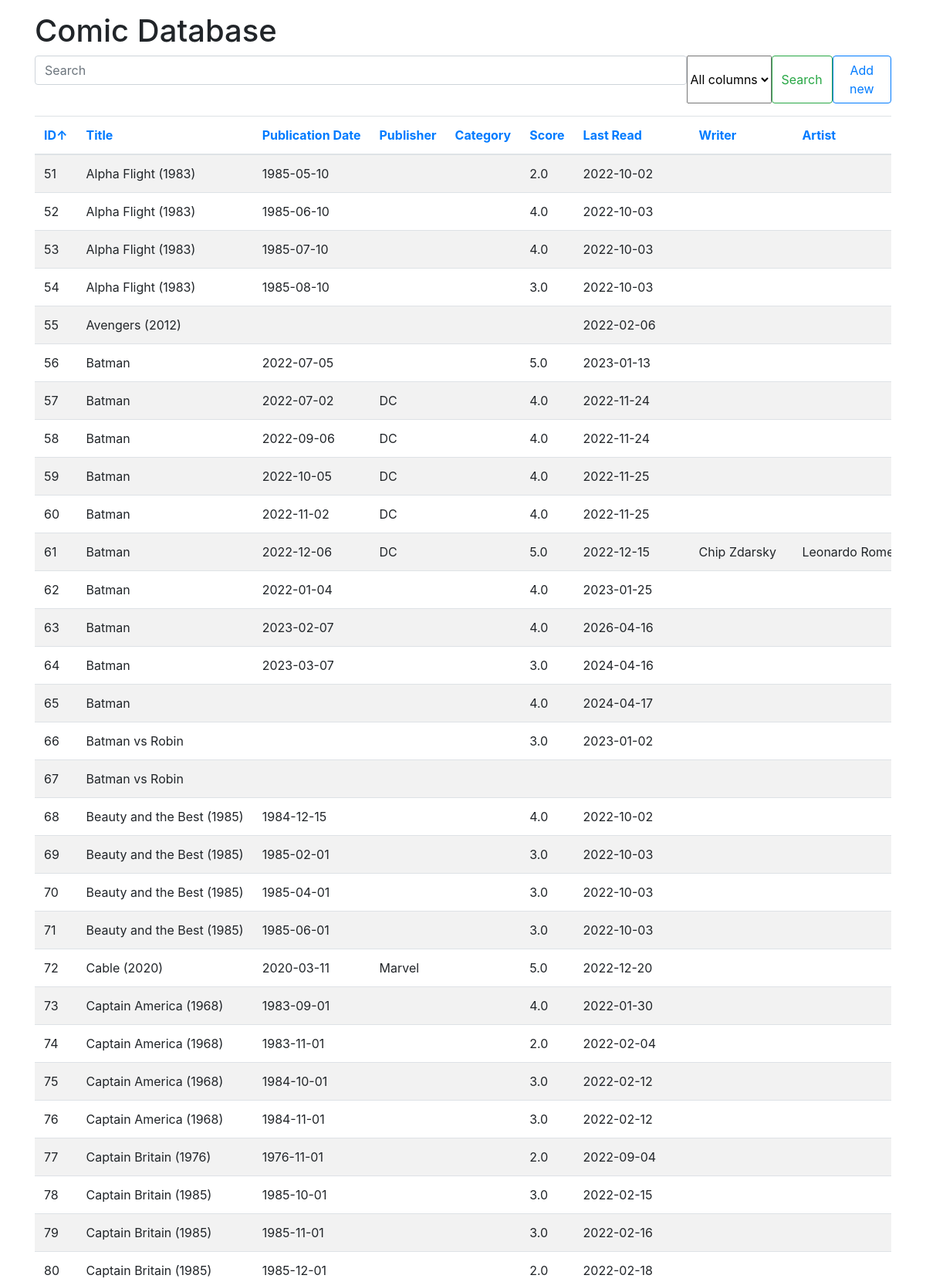
Screenshot of /?sort_by=id&sort_order=asc&limit=50&page=2 (upper part) with the database file from the repository.
### tables this page shows
CREATE TABLE comics
             (id INTEGER PRIMARY KEY,
              title TEXT,
              publication_date DATE,
              publisher TEXT,
              category TEXT,
              score REAL,
              last_read DATE,
              writer TEXT,
              artist TEXT,
              editor TEXT,
              comment TEXT);

### app.py (the view)
@app.route('/')
def index():
    conn = sqlite3.connect('Comics.sqlite')
    c = conn.cursor()
    limit = request.args.get('limit', 50, type=int)
    sort_by = request.args.get('sort_by', 'id')
    sort_order = request.args.get('sort_order', 'asc')
    c.execute("SELECT COUNT(*) FROM comics")
    total_records = c.fetchone()[0]
    total_pages = math.ceil(total_records / limit)
    current_page = int(request.args.get('page', 1))
    offset = (current_page - 1) * limit
    search_query = request.args.get('query', '').strip()
    search_column = request.args.get('column', 'all')
    if search_query:
        if search_column == 'all':
            sql_query = f"SELECT * FROM comics WHERE title LIKE ? OR publisher LIKE ? OR category LIKE ? OR writer LIKE ? OR artist LIKE ? OR editor LIKE ? OR comment LIKE ? ORDER BY {sort_by} {sort_order}"
            params = (f"%{search_query}%", f"%{search_query}%", f"%{search_query}%", f"%{search_query}%", f"%{search_query}%", f"%{search_query}%", f"%{search_query}%")
        else:
            sql_query = f"SELECT * FROM comics WHERE {search_column} LIKE ? ORDER BY {sort_by} {sort_order}"
            params = (f"%{search_query}%",)
            print("sql_query:", sql_query)
            print("params:", params)
        c.execute(sql_query, params)
        rows = c.fetchall()
        count_query = sql_query.replace('SELECT *', 'SELECT COUNT(*)').split('ORDER BY')[0]
        count_params = params
        c.execute(count_query, count_params)
        total_records = c.fetchone()[0]
        total_pages = math.ceil(total_records / limit)
    else:
        sql_query = f"SELECT * FROM comics ORDER BY {sort_by} {sort_order} LIMIT ? OFFSET ?"
        params = (limit, offset)
        c.execute(sql_query, params)
        rows = c.fetchall()
        print("rows:", rows)
        print("sort_by:", sort_by)
        print("sort_order:", sort_order)
        print("limit:", limit)
        print("current_page:", current_page)
        print("search_query:", search_query)
        print("search_column:", search_column)
    return render_template('index.html', rows=rows, sort_by=sort_by, sort_order=sort_order, limit=limit,
                           current_page=current_page, total_pages=total_pages, search_query=search_query,
                           search_column=search_column)

### app.py (called while the page is built)
def toggle_sort_order(column):
    sort_by = request.args.get('sort_by', 'id')
    sort_order = request.args.get('sort_order', 'asc')
    if sort_by == column:
        sort_order = 'desc' if sort_order == 'asc' else 'asc'
    return f"&sort_by={column}&sort_order={sort_order}"

@app.context_processor
def inject_toggle_sort_order():
    return dict(toggle_sort_order=toggle_sort_order)

### templates/index.html (shortened to what this page needs)
<!DOCTYPE html>
<html>
  <head>
    <link rel="stylesheet" href ="https://stackpath.bootstrapcdn.com/bootstrap/4.3.1/css/bootstrap.min.css">
    <link rel="stylesheet" type="text/css" href="{{ url_for('static', filename='custom.css') }}">
  </head>
  <body>
<div class="container mt-3">
  <h1>Comic Database</h1>
  <div class="row">
    <div class="col-md-12">
      <form method="GET" action="{{ url_for('index') }}" class="d-flex">
        <input class="form-control me-2" type="search" placeholder="Search" name="query" value="{{ search_query }}" />
        <select class="form-select me-2" name="column">
          <option value="all" {% if search_column == 'all' %}selected{% endif %}>All columns</option>
        </select>
        <button class="btn btn-outline-success me-2" type="submit">Search</button>
        <a href="{{ url_for('add_new') }}" class="btn btn-outline-primary">Add new</a>
      </form>
    </div>
  </div>
      <div class="table-responsive mt-3">
        <table class="table table-striped table-hover">
          <thead>
            <tr>
              <th>
                <a href="?sort_by=id{{ toggle_sort_order('id') }}">
                ID{% if sort_by == 'id' %}{% if sort_order == 'asc' %}&uarr;{% else %}&darr;{% endif %}{% endif %}
                </a>
              </th>
              <th>
                <a href="?sort_by=title{{ toggle_sort_order('title') }}">
                Title{% if sort_by == 'title' %}{% if sort_order == 'asc' %}&uarr;{% else %}&darr;{% endif %}{% endif %}
                </a>
              </th>
              <th class="nowrap">
                <a href="?sort_by=publication_date{{ toggle_sort_order('publication_date') }}">
                Publication Date{% if sort_by == 'publication_date' %}{% if sort_order == 'asc' %}&uarr;{% else %}&darr;{% endif %}{% endif %}
                </a>
              </th>
              <th>
                <a href="?sort_by=publisher{{ toggle_sort_order('publisher') }}">
                Publisher{% if sort_by == 'publisher' %}{% if sort_order == 'asc' %}&uarr;{% else %}&darr;{% endif %}{% endif %}
                </a>
              </th>
              <th>
                <a href="?sort_by=category{{ toggle_sort_order('category') }}">
                Category{% if sort_by == 'category' %}{% if sort_order == 'asc' %}&uarr;{% else %}&darr;{% endif %}{% endif %}
                </a>
              </th>
              <th>
                <a href="?sort_by=score{{ toggle_sort_order('score') }}">
                Score{% if sort_by == 'score' %}{% if sort_order == 'asc' %}&uarr;{% else %}&darr;{% endif %}{% endif %}
                </a>
              </th>
              <th class="nowrap">
                <a href="?sort_by=last_read{{ toggle_sort_order('last_read') }}">
              Last Read{% if sort_by == 'last_read' %}{% if sort_order == 'asc' %}&uarr;{% else %}&darr;{% endif %}{% endif %}
                </a>
              </th>
              <th>
                <a href="?sort_by=writer{{ toggle_sort_order('writer') }}">
              Writer{% if sort_by == 'writer' %}{% if sort_order == 'asc' %}&uarr;{% else %}&darr;{% endif %}{% endif %}
                </a>
              </th>
              <th>
                <a href="?sort_by=artist{{ toggle_sort_order('artist') }}">
                Artist{% if sort_by == 'artist' %}{% if sort_order == 'asc' %}&uarr;{% else %}&darr;{% endif %}{% endif %}
                </a>
              </th>
            </tr>
          </thead>
          <tbody>
            {% for row in rows %}
            <tr>
              <td>{{ row[0] }}</td>
              <td>{{ row[1] }}</td>
              <td>{{ row[2] }}</td>
              <td>{{ row[3] }}</td>
              <td>{{ row[4] }}</td>
              <td>{{ row[5] }}</td>
              <td>{{ row[6] }}</td>
              <td>{{ row[7] }}</td>
              <td>{{ row[8] }}</td>
            </tr>
            {% endfor %}
          </tbody>
        </table>
      </div>
</div>
  </body>
</html>

### static/custom.css (style rules this page uses)
table { width: 100%; overflow-x: auto; min-width: max-content; }
.nowrap { white-space: nowrap; }
th:nth-child(7), td:nth-child(7) { width: 150px; }

### rows the page displays
comics: id "51", title "Alpha Flight (1983)", publication_date "1985-05-10", score "2.0", last_read "2022-10-02"
comics: id "52", title "Alpha Flight (1983)", publication_date "1985-06-10", score "4.0", last_read "2022-10-03"
comics: id "53", title "Alpha Flight (1983)", publication_date "1985-07-10", score "4.0", last_read "2022-10-03"
comics: id "54", title "Alpha Flight (1983)", publication_date "1985-08-10", score "3.0", last_read "2022-10-03"
comics: id "55", title "Avengers (2012)", last_read "2022-02-06"
comics: id "56", title "Batman", publication_date "2022-07-05", score "5.0", last_read "2023-01-13"
comics: id "57", title "Batman", publication_date "2022-07-02", publisher "DC", score "4.0", last_read "2022-11-24"
comics: id "58", title "Batman", publication_date "2022-09-06", publisher "DC", score "4.0", last_read "2022-11-24"
comics: id "59", title "Batman", publication_date "2022-10-05", publisher "DC", score "4.0", last_read "2022-11-25"
comics: id "60", title "Batman", publication_date "2022-11-02", publisher "DC", score "4.0", last_read "2022-11-25"
comics: id "61", title "Batman", publication_date "2022-12-06", publisher "DC", score "5.0", last_read "2022-12-15", writer "Chip Zdarsky", artist "Leonardo…"
comics: id "62", title "Batman", publication_date "2022-01-04", score "4.0", last_read "2023-01-25"
comics: id "63", title "Batman", publication_date "2023-02-07", score "4.0", last_read "2026-04-16"
comics: id "64", title "Batman", publication_date "2023-03-07", score "3.0", last_read "2024-04-16"
comics: id "65", title "Batman", score "4.0", last_read "2024-04-17"
comics: id "66", title "Batman vs Robin", score "3.0", last_read "2023-01-02"
comics: id "67", title "Batman vs Robin"
comics: id "68", title "Beauty and the Best (1985)", publication_date "1984-12-15", score "4.0", last_read "2022-10-02"
comics: id "69", title "Beauty and the Best (1985)", publication_date "1985-02-01", score "3.0", last_read "2022-10-03"
comics: id "70", title "Beauty and the Best (1985)", publication_date "1985-04-01", score "3.0", last_read "2022-10-03"
comics: id "71", title "Beauty and the Best (1985)", publication_date "1985-06-01", score "3.0", last_read "2022-10-03"
comics: id "72", title "Cable (2020)", publication_date "2020-03-11", publisher "Marvel", score "5.0", last_read "2022-12-20"
comics: id "73", title "Captain America (1968)", publication_date "1983-09-01", score "4.0", last_read "2022-01-30"
comics: id "74", title "Captain America (1968)", publication_date "1983-11-01", score "2.0", last_read "2022-02-04"
comics: id "75", title "Captain America (1968)", publication_date "1984-10-01", score "3.0", last_read "2022-02-12"
comics: id "76", title "Captain America (1968)", publication_date "1984-11-01", score "3.0", last_read "2022-02-12"
comics: id "77", title "Captain Britain (1976)", publication_date "1976-11-01", score "2.0", last_read "2022-09-04"
comics: id "78", title "Captain Britain (1985)", publication_date "1985-10-01", score "3.0", last_read "2022-02-15"
comics: id "79", title "Captain Britain (1985)", publication_date "1985-11-01", score "3.0", last_read "2022-02-16"
comics: id "80", title "Captain Britain (1985)", publication_date "1985-12-01", score "2.0", last_read "2022-02-18"
